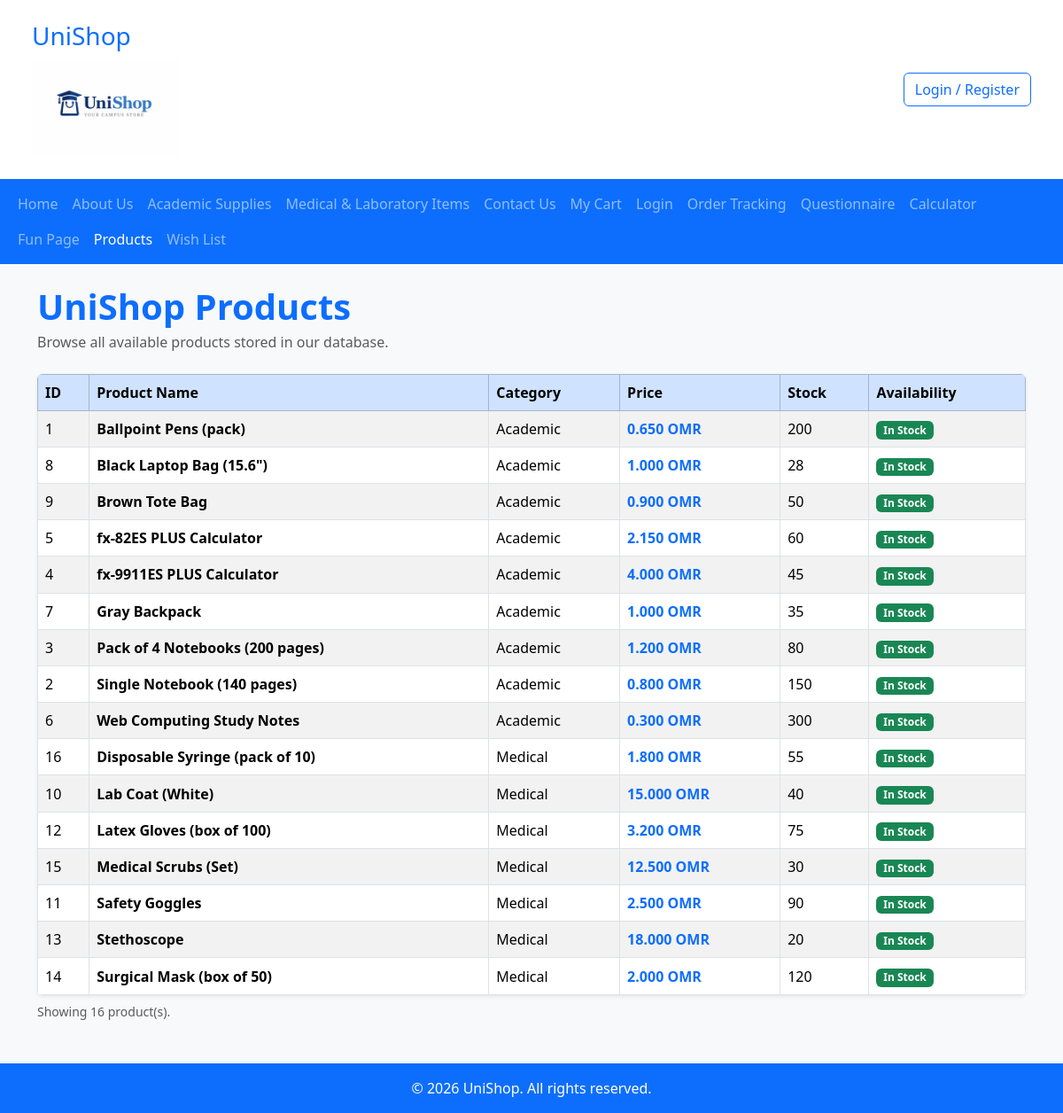
/products.php, run on the app's committed database.
### tables this page shows
CREATE TABLE products (
    id       INT(6)       NOT NULL AUTO_INCREMENT,
    name     VARCHAR(100) NOT NULL,
    price    DECIMAL(8,3) NOT NULL,
    category VARCHAR(50)  NOT NULL,
    stock    INT(5)       NOT NULL DEFAULT 0,
    PRIMARY KEY (id)
);

### products.php (the view, shortened to what this page needs)
<!DOCTYPE html>
<html lang="en">
<head>
    <link href="https://cdn.jsdelivr.net/npm/bootstrap@5.3.8/dist/css/bootstrap.min.css" rel="stylesheet"
>
</head>
<body class="bg-light">
<header class="container-fluid bg-white">
    <div class="row align-items-center p-4">
        <div class="col-md-2">
            <p class="h3 text-primary">UniShop</p>
            <a href="index.html">
                <img src="images/UniShop_logo.png" alt="UniShop - Your Campus Store" class="img-fluid"/>
            </a>
        </div>
        <div class="col-md-4 text-end ms-auto">
            <a class="btn btn-outline-primary" href="login_and_registration.html">Login / Register</a>
        </div>
    </div>
</header>
<nav class="navbar navbar-expand-sm bg-primary navbar-dark">
    <div class="container-fluid">
        <div class="collapse navbar-collapse" id="mainNav">
            <div class="navbar-nav flex-wrap">
                <a class="nav-link" href="index.html">Home</a>
                <a class="nav-link" href="About_us.html">About Us</a>
                <a class="nav-link" href="academic_supplies.html">Academic Supplies</a>
                <a class="nav-link" href="medical-items.html">Medical &amp; Laboratory Items</a>
                <a class="nav-link" href="contact_us.html">Contact Us</a>
                <a class="nav-link" href="cart.php">My Cart</a>
                <a class="nav-link" href="login_and_registration.html">Login</a>
                <a class="nav-link" href="order_tracking.html">Order Tracking</a>
                <a class="nav-link" href="questionnaire.html">Questionnaire</a>
                <a class="nav-link" href="calculator.html">Calculator</a>
                <a class="nav-link" href="funpage.php">Fun Page</a>
                <a class="nav-link active" href="products.php">Products</a>
                <a class="nav-link" href="wish_list.php">Wish List</a>
            </div>
        </div>
    </div>
</nav>
<div class="container mt-4 mb-5">
    <h1 class="fw-bold text-primary mb-1">UniShop Products</h1>
    <p class="text-muted mb-4">Browse all available products stored in our database.</p>
    <?php
    class Product {
        private $id;
        private $name;
        private $price;
        private $category;
        private $stock;
        public function __construct($id, $name, $price, $category, $stock) {
            $this->id       = $id;
            $this->name     = $name;
            $this->price    = $price;
            $this->category = $category;
            $this->stock    = $stock;
        }
        public function getId()       { return $this->id; }
        public function getName()     { return $this->name; }
        public function getCategory() { return $this->category; }
        public function getStock()    { return $this->stock; }
        public function getFormattedPrice() {
            return number_format($this->price, 3) . " OMR";
        }
        public function getStockBadge() {
            if ($this->stock > 10) {
                return "<span class='badge bg-success'>In Stock</span>";
            } elseif ($this->stock > 0) {
                return "<span class='badge bg-warning text-dark'>Low Stock</span>";
            } else {
                return "<span class='badge bg-danger'>Out of Stock</span>";
            }
        }
    }
    $servername = "localhost";
    $username   = "root";
    $password   = "";
    $dbname     = "unishop";
    $conn = mysqli_connect($servername, $username, $password, $dbname);
    $sql    = "SELECT * FROM products ORDER BY category, name";
    $result = mysqli_query($conn, $sql);
    $products = [];
    if ($result && mysqli_num_rows($result) > 0) {
        while ($row = mysqli_fetch_assoc($result)) {
            $products[] = new Product(
                $row["id"],
                $row["name"],
                $row["price"],
                $row["category"],
                $row["stock"]
            );
        }
    }
    function displayProductsTable($productsArray) {
        echo "<div class='table-responsive shadow-sm rounded'>";
        echo "<table class='table table-bordered table-striped table-hover align-middle mb-0'>";
        echo "<thead class='table-primary'>";
        echo "<tr>";
        echo "<th>ID</th>";
        echo "<th>Product Name</th>";
        echo "<th>Category</th>";
        echo "<th>Price</th>";
        echo "<th>Stock</th>";
        echo "<th>Availability</th>";
        echo "</tr>";
        echo "</thead>";
        echo "<tbody>";
        foreach ($productsArray as $product) {
            echo "<tr>";
            echo "<td>" . $product->getId() . "</td>";
            echo "<td class='fw-semibold'>" . $product->getName() . "</td>";
            echo "<td>" . $product->getCategory() . "</td>";
            echo "<td class='text-primary fw-bold'>" . $product->getFormattedPrice() . "</td>";
            echo "<td>" . $product->getStock() . "</td>";
            echo "<td>" . $product->getStockBadge() . "</td>";
            echo "</tr>";
        }
        echo "</tbody>";
        echo "</table>";
        echo "</div>";
        echo "<p class='text-muted small mt-2'>Showing " . count($productsArray) . " product(s).</p>";
    }
    displayProductsTable($products);
    ?>
</div>
<footer class="bg-primary text-white text-center py-3">
    <p class="mb-0">&copy; 2026 UniShop. All rights reserved.</p>
</footer>
</body>
</html>

### data on the page
products: id "1", name "Ballpoint Pens (pack)", category "Academic", price "0.650 OMR", stock "200", shows "In Stock"
products: id "8", name "Black Laptop Bag (15.6\")", category "Academic", price "1.000 OMR", stock "28", shows "In Stock"
products: id "9", name "Brown Tote Bag", category "Academic", price "0.900 OMR", stock "50", shows "In Stock"
products: id "5", name "fx-82ES PLUS Calculator", category "Academic", price "2.150 OMR", stock "60", shows "In Stock"
products: id "4", name "fx-9911ES PLUS Calculator", category "Academic", price "4.000 OMR", stock "45", shows "In Stock"
products: id "7", name "Gray Backpack", category "Academic", price "1.000 OMR", stock "35", shows "In Stock"
products: id "3", name "Pack of 4 Notebooks (200 pages)", category "Academic", price "1.200 OMR", stock "80", shows "In Stock"
products: id "2", name "Single Notebook (140 pages)", category "Academic", price "0.800 OMR", stock "150", shows "In Stock"
products: id "6", name "Web Computing Study Notes", category "Academic", price "0.300 OMR", stock "300", shows "In Stock"
products: id "16", name "Disposable Syringe (pack of 10)", category "Medical", price "1.800 OMR", stock "55", shows "In Stock"
products: id "10", name "Lab Coat (White)", category "Medical", price "15.000 OMR", stock "40", shows "In Stock"
products: id "12", name "Latex Gloves (box of 100)", category "Medical", price "3.200 OMR", stock "75", shows "In Stock"
products: id "15", name "Medical Scrubs (Set)", category "Medical", price "12.500 OMR", stock "30", shows "In Stock"
products: id "11", name "Safety Goggles", category "Medical", price "2.500 OMR", stock "90", shows "In Stock"
products: id "13", name "Stethoscope", category "Medical", price "18.000 OMR", stock "20", shows "In Stock"
products: id "14", name "Surgical Mask (box of 50)", category "Medical", price "2.000 OMR", stock "120", shows "In Stock"

### other printed values
count($productsArray) "16"
